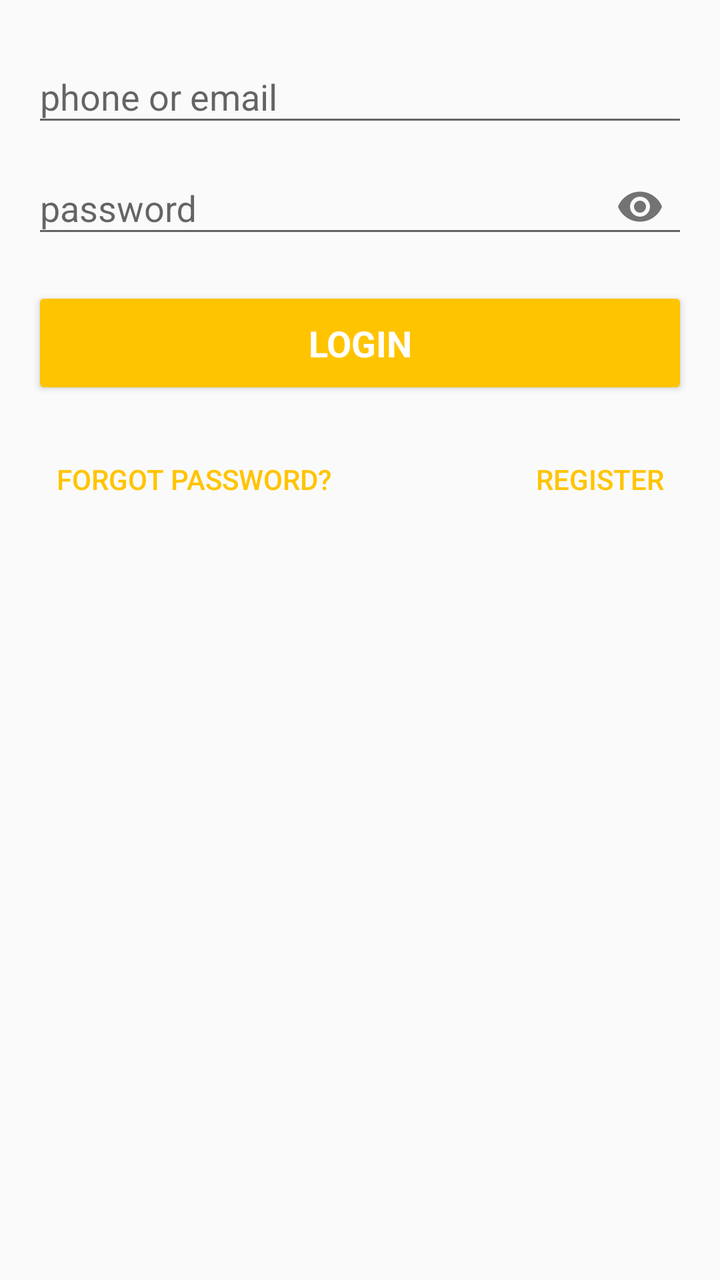
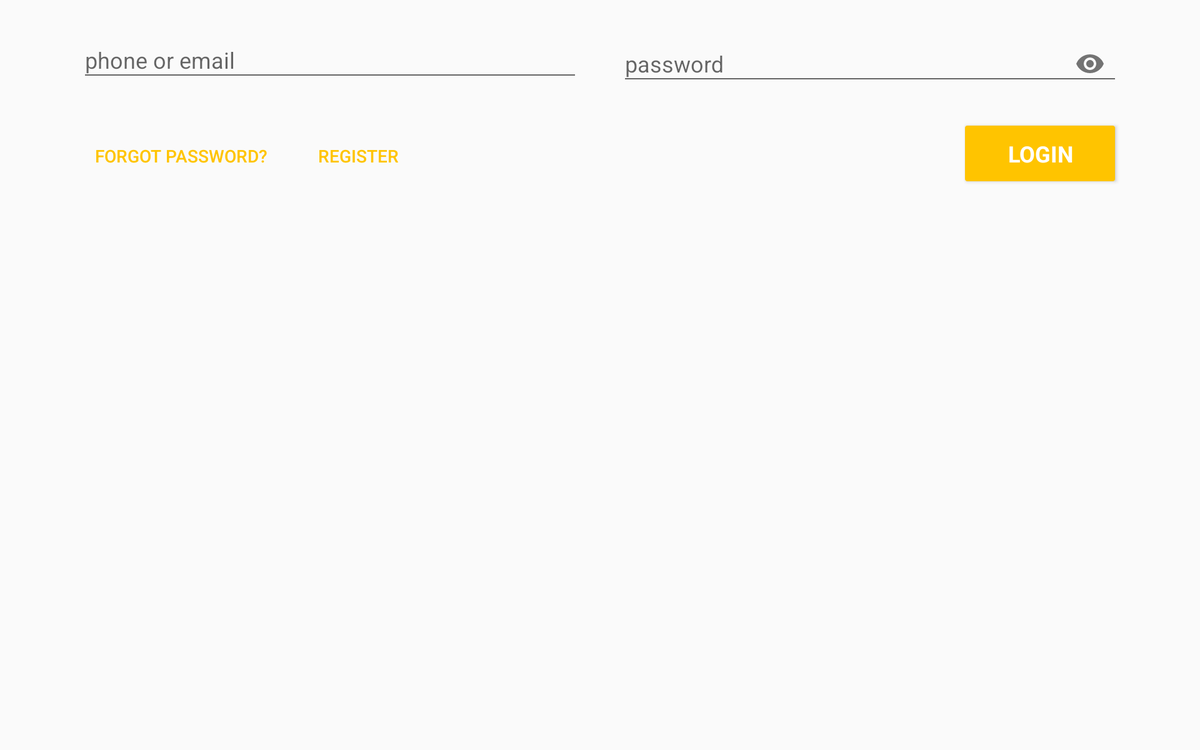

The same Android screen from two of the app's own layout files: first res/layout/ as a phone draws it, then the repository's variant for another configuration, drawn on a device whose configuration selects that folder. Both files follow.
<!-- AndroidManifest.xml: application theme AppTheme -->
<!-- res/layout/activity_login.xml -->
<LinearLayout xmlns:android="http://schemas.android.com/apk/res/android"
    xmlns:app="http://schemas.android.com/apk/res-auto"
    xmlns:tools="http://schemas.android.com/tools"
    android:layout_width="match_parent"
    android:layout_height="match_parent"
    android:gravity="center_horizontal"
    android:orientation="vertical"
    android:paddingBottom="@dimen/activity_vertical_margin"
    android:paddingLeft="@dimen/activity_horizontal_margin"
    android:paddingRight="@dimen/activity_horizontal_margin"
    android:paddingTop="@dimen/activity_vertical_margin"
    tools:context="com.Seyed.materialdesign.activity.LoginActivity">

    
    <ProgressBar
        android:id="@+id/progress_login"
        style="?android:attr/progressBarStyleLarge"
        android:layout_width="wrap_content"
        android:layout_height="wrap_content"
        android:layout_marginBottom="8dp"
        android:visibility="gone" />

    <ScrollView
        android:id="@+id/form_login"
        android:layout_width="match_parent"
        android:layout_height="match_parent"
        android:fillViewport="false">

        <LinearLayout
            android:id="@+id/email_login_form"
            android:layout_width="match_parent"
            android:layout_height="wrap_content"
            android:orientation="vertical">

            <android.support.design.widget.TextInputLayout
                android:id="@+id/input_user_name"
                android:layout_width="match_parent"
                android:layout_height="wrap_content">

                <AutoCompleteTextView
                    android:id="@+id/tv_user_name"
                    android:layout_width="match_parent"
                    android:layout_height="wrap_content"
                    android:hint="@string/login_user_name_hint"
                    android:imeOptions="actionNext"
                    android:maxLength="20"
                    android:maxLines="1"
                    android:singleLine="true" />
            </android.support.design.widget.TextInputLayout>

            <android.support.design.widget.TextInputLayout
                android:id="@+id/input_password"
                android:layout_width="match_parent"
                android:layout_height="wrap_content"
                app:passwordToggleEnabled="true">

                <EditText
                    android:id="@+id/tv_password"
                    android:layout_width="match_parent"
                    android:layout_height="wrap_content"
                    android:hint="@string/login_user_name_password"
                    android:imeActionLabel="@string/action_sign_in"
                    android:imeOptions="actionDone"
                    android:inputType="textPassword"
                    android:maxLength="20"
                    android:maxLines="1"
                    android:singleLine="true" />
            </android.support.design.widget.TextInputLayout>

            <Button
                android:id="@+id/btn_login"
                style="?android:textAppearanceMedium"
                android:layout_width="match_parent"
                android:layout_height="wrap_content"
                android:layout_marginTop="16dp"
                android:backgroundTint="@color/colorAccent"
                android:padding="16dp"
                android:text="@string/action_sign_in"
                android:textColor="@color/white"
                android:textStyle="bold" />

            <RelativeLayout
                android:layout_width="match_parent"
                android:layout_height="wrap_content"
                android:layout_marginTop="16dp">

                <Button
                    android:id="@+id/btn_forgot_password"
                    style="@style/Widget.AppCompat.Button.Borderless"
                    android:layout_width="wrap_content"
                    android:layout_height="wrap_content"
                    android:text="@string/forgot_password"
                    android:textColor="@color/colorAccent" />

                <Button
                    android:id="@+id/btn_forgot_register"
                    style="@style/Widget.AppCompat.Button.Borderless"
                    android:layout_width="wrap_content"
                    android:layout_height="wrap_content"
                    android:layout_alignParentEnd="true"
                    android:text="@string/register"
                    android:textColor="@color/colorAccent" />
            </RelativeLayout>

        </LinearLayout>
    </ScrollView>

</LinearLayout>
<!-- resources referenced by this layout -->
<resources>
  <color name="colorAccent">#FFC400</color>
  <color name="white">#FFFFFF</color>
  <dimen name="activity_horizontal_margin">16dp</dimen>
  <dimen name="activity_vertical_margin">16dp</dimen>
  <string name="action_sign_in">Login</string>
  <string name="forgot_password">Forgot password?</string>
  <string name="login_user_name_hint">phone or email</string>
  <string name="login_user_name_password">password</string>
  <string name="register">Register</string>
  <style name="AppTheme" parent="Theme.AppCompat.Light.DarkActionBar">
          
          <item name="colorPrimary">@color/colorPrimary</item>
          <item name="colorPrimaryDark">@color/colorPrimaryDark</item>
          <item name="colorAccent">@color/colorAccent</item>
      </style>
  <color name="colorPrimary">#4285F4</color>
  <color name="colorPrimaryDark">#3367D6</color>
</resources>
<!-- res/layout-w820dp/activity_login.xml (the repository's variant of the layout above) -->
<!-- drawn on a 7-inch tablet turned sideways -->
<?xml version="1.0"?>
<LinearLayout xmlns:android="http://schemas.android.com/apk/res/android"
    xmlns:app="http://schemas.android.com/apk/res-auto"
    xmlns:tools="http://schemas.android.com/tools"
    android:layout_width="match_parent"
    android:layout_height="match_parent"
    android:gravity="center_horizontal"
    android:orientation="vertical"
    android:paddingBottom="@dimen/activity_vertical_margin"
    android:paddingLeft="@dimen/activity_horizontal_margin_big_activity"
    android:paddingRight="@dimen/activity_horizontal_margin_big_activity"
    android:paddingTop="@dimen/activity_vertical_margin"
    tools:context="com.Seyed.materialdesign.activity.LoginActivity">

    
    <ProgressBar
        android:id="@+id/progress_login"
        style="?android:attr/progressBarStyleLarge"
        android:layout_width="wrap_content"
        android:layout_height="wrap_content"
        android:layout_marginBottom="8dp"
        android:visibility="gone" />

    <ScrollView
        android:id="@+id/form_login"
        android:layout_width="match_parent"
        android:layout_height="match_parent"
        android:fillViewport="false">

        <android.support.constraint.ConstraintLayout
            android:id="@+id/email_login_form"
            android:layout_width="match_parent"
            android:layout_height="wrap_content">

            <android.support.design.widget.TextInputLayout
                android:id="@+id/input_user_name"
                android:layout_width="0dp"
                android:layout_height="wrap_content"
                android:layout_marginEnd="@dimen/text_margin"
                app:layout_constraintEnd_toStartOf="@id/input_password"
                app:layout_constraintStart_toStartOf="parent">

                <AutoCompleteTextView
                    android:id="@+id/tv_user_name"
                    android:layout_width="match_parent"
                    android:layout_height="wrap_content"
                    android:hint="@string/login_user_name_hint"
                    android:imeOptions="actionNext"
                    android:maxLength="40"
                    android:maxLines="1"
                    android:singleLine="true" />
            </android.support.design.widget.TextInputLayout>

            <android.support.design.widget.TextInputLayout
                android:id="@+id/input_password"
                android:layout_width="0dp"
                android:layout_height="wrap_content"
                android:layout_marginStart="@dimen/text_margin"
                app:layout_constraintEnd_toEndOf="parent"
                app:layout_constraintStart_toEndOf="@id/input_user_name"
                app:passwordToggleEnabled="true">

                <EditText
                    android:id="@+id/tv_password"
                    android:layout_width="match_parent"
                    android:layout_height="wrap_content"
                    android:hint="@string/login_user_name_password"
                    android:imeActionLabel="@string/action_sign_in"
                    android:imeOptions="actionDone"
                    android:inputType="textPassword"
                    android:maxLength="20"
                    android:maxLines="1"
                    android:singleLine="true" />
            </android.support.design.widget.TextInputLayout>

            <Button
                android:id="@+id/btn_forgot_password"
                style="@style/Widget.AppCompat.Button.Borderless"
                android:layout_width="wrap_content"
                android:layout_height="wrap_content"
                android:layout_marginTop="32dp"
                android:text="@string/forgot_password"
                android:textColor="@color/colorAccent"
                app:layout_constraintStart_toStartOf="parent"
                app:layout_constraintTop_toBottomOf="@id/input_user_name" />

            <Button
                android:id="@+id/btn_forgot_register"
                style="@style/Widget.AppCompat.Button.Borderless"
                android:layout_width="wrap_content"
                android:layout_height="wrap_content"
                android:layout_marginStart="@dimen/text_margin"
                android:text="@string/register"
                android:textColor="@color/colorAccent"
                app:layout_constraintBaseline_toBaselineOf="@id/btn_forgot_password"
                app:layout_constraintStart_toEndOf="@id/btn_forgot_password"
                app:layout_constraintTop_toBottomOf="@id/input_user_name" />

            <Button
                android:id="@+id/btn_login"
                style="?android:textAppearanceMedium"
                android:layout_width="128dp"
                android:layout_height="wrap_content"
                android:backgroundTint="@color/colorAccent"
                android:padding="16dp"
                android:text="@string/action_sign_in"
                android:textColor="@color/white"
                android:textStyle="bold"
                app:layout_constraintBaseline_toBaselineOf="@id/btn_forgot_password"
                app:layout_constraintEnd_toEndOf="parent"
                app:layout_constraintTop_toBottomOf="@id/input_password" />

        </android.support.constraint.ConstraintLayout>
    </ScrollView>

</LinearLayout>
<!-- resources referenced by the variant -->
<!-- as a 7-inch tablet turned sideways resolves them -->
<resources>
  <color name="colorAccent">#FFC400</color>
  <color name="white">#FFFFFF</color>
  <!-- from res/values-w820dp/ -->
  <dimen name="activity_horizontal_margin_big_activity">64dp</dimen>
  <dimen name="activity_vertical_margin">16dp</dimen>
  <dimen name="text_margin">16dp</dimen>
  <string name="action_sign_in">Login</string>
  <string name="forgot_password">Forgot password?</string>
  <string name="login_user_name_hint">phone or email</string>
  <string name="login_user_name_password">password</string>
  <string name="register">Register</string>
  <style name="AppTheme" parent="Theme.AppCompat.Light.DarkActionBar">
          
          <item name="colorPrimary">@color/colorPrimary</item>
          <item name="colorPrimaryDark">@color/colorPrimaryDark</item>
          <item name="colorAccent">@color/colorAccent</item>
      </style>
  <color name="colorPrimary">#4285F4</color>
  <color name="colorPrimaryDark">#3367D6</color>
</resources>
